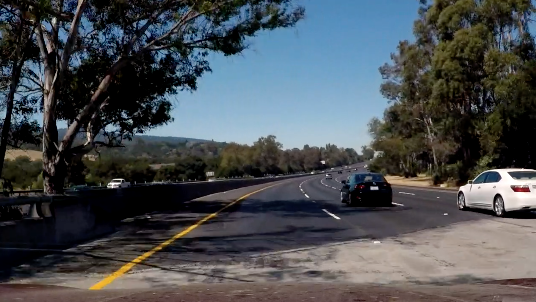
#> input picture test_images/test_im7.png, 536 x 302 px
$ python threshold_combining.py   (older library calls are emulated)
#> lines starting #> are read from the running program, lines starting #| are printed output that depends on the picture; after the words box and inside, x2 and y2 are one past the last pixel; in counts of white or black regions, pixels touching at a corner belong together
from cv2 import cv2
import numpy as np
import matplotlib.pyplot as plt
import matplotlib.image as mpimg
import pickle


def abs_sobel_thresh(img, orient='x', sobel_kernel=3, thresh=(0,255)):
    gray = cv2.cvtColor(img, cv2.COLOR_RGB2GRAY)
    if orient == 'x':
        abs_sobel = np.absolute(cv2.Sobel(gray, cv2.CV_64F, 1, 0))
    if orient == 'y':
        abs_sobel = np.absolute(cv2.Sobel(gray, cv2.CV_64F, 0, 1))
    scaled_sobel = np.uint8(255*abs_sobel/np.max(abs_sobel))
    grad_binary = np.zeros_like(scaled_sobel)
    grad_binary[(scaled_sobel >= thresh[0]) & (scaled_sobel <= thresh[1])] = 1
    return grad_binary

def mag_thresh(img, sobel_kernel=3, mag_thresh=(0,255)):
    print(img.shape)
    gray = cv2.cvtColor(img, cv2.COLOR_RGB2GRAY)
    sobelx = cv2.Sobel(gray, cv2.CV_64F, 1, 0, ksize=sobel_kernel)
    sobely = cv2.Sobel(gray, cv2.CV_64F, 0, 1, ksize=sobel_kernel)
    grad_mag = np.sqrt(sobelx**2 + sobely**2)
    scale_factor = np.max(grad_mag)/255
    grad_mag = (grad_mag/scale_factor).astype(np.uint8)
    mag_binary = np.zeros_like(grad_mag)
    mag_binary[(grad_mag >= mag_thresh[0]) & (grad_mag <= mag_thresh[1])] = 1
    return mag_binary

def dir_threshold(img, sobel_kernel=3, thresh=(0,255)):
    gray = cv2.cvtColor(img, cv2.COLOR_RGB2GRAY)
    sobelx = cv2.Sobel(gray, cv2.CV_64F, 1, 0, ksize=sobel_kernel)
    sobely = cv2.Sobel(gray, cv2.CV_64F, 0, 1, ksize=sobel_kernel)
    abs_grad_dir = np.arctan2(np.absolute(sobely), np.absolute(sobelx))
    dir_binary = np.zeros_like(abs_grad_dir)
    dir_binary[(abs_grad_dir >= thresh[0]) & (abs_grad_dir <= thresh[1])] = 1

    return dir_binary

def hls_thresh(img, thresh=(0,255)):
    hls = cv2.cvtColor(img, cv2.COLOR_RGB2HLS)
    s_channel = hls[:,:,2]
    hls_binary = np.zeros_like(s_channel)
    hls_binary[(s_channel>thresh[0]) & (s_channel <= thresh[1])] = 1
    return hls_binary


def combine_thresh(image, ksize):
    gradx = abs_sobel_thresh(image, orient='x', sobel_kernel=ksize, thresh=(45, 255)) # 50  #20
    grady = abs_sobel_thresh(image, orient='y', sobel_kernel=ksize, thresh=(45, 255)) #50  #20
    mag_binary = mag_thresh(image, sobel_kernel=ksize, mag_thresh=(50, 255))
    dir_binary = dir_threshold(image, sobel_kernel=ksize*5, thresh=(0.6, 1.2))
    hls_binary = hls_thresh(image, thresh=(200, 255))
    combine_out = np.zeros_like(dir_binary)


    combine_out[((mag_binary ==1) & (dir_binary ==1) & (grady==1) & (gradx == 1) ) | (hls_binary == 1)]=1


    return combine_out, gradx, grady, mag_binary, dir_binary, hls_binary

if __name__ == '__main__':
    img = mpimg.imread('test_images/test_im7.png')
#> img is the input picture: shape (302, 536, 4) float32; mean R, G, B, A 0.289, 0.307, 0.323, 1
    #img = mpimg.imread('test_images/test1.jpg')
    with open('camera_cali_parameters.pickle', 'rb') as f:
#> (reads camera_cali_parameters.pickle from the repository)
        para = pickle.load(f)
    mtx = para['mtx']
    dist = para['dist']
    print(mtx)
    print(dist)

    img = cv2.undistort(img, mtx, dist, None, None)
    combine_out, gradx, grady, mag_binary, dir_binary, hls_binary = combine_thresh(img,3)
#> in combine_thresh, `gradx = abs_sobel_thresh(image, orient='x', sobel_kernel=ksize, thresh..`:
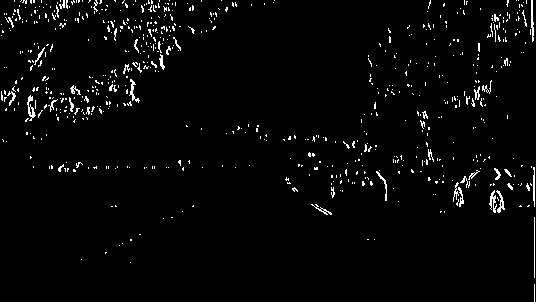
#> gradx: shape (302, 536); values 0 (black) and 1 (white), 2.7% white in thin lines or dots
#> in combine_thresh, `grady = abs_sobel_thresh(image, orient='y', sobel_kernel=ksize, thresh..`: grady: shape (302, 536); values 0 (black) and 1 (white), 6.8% white in thin lines or dots
#| (302, 536, 4)
#> in mag_thresh, `sobelx = cv2.Sobel(gray, cv2.CV_64F, 1, 0, ksize=sobel_kernel)`:
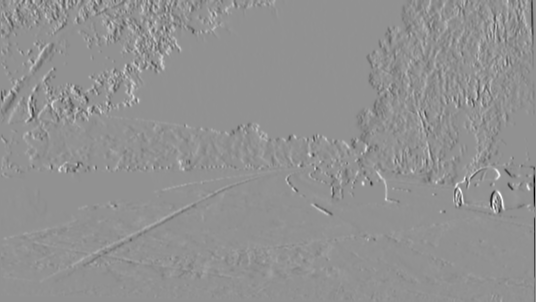
#> sobelx: shape (302, 536) float64; min -3.88, max 2.91, mean -0.000213; drawn with min black and max white
#> in mag_thresh, `grad_mag = np.sqrt(sobelx**2 + sobely**2)`:
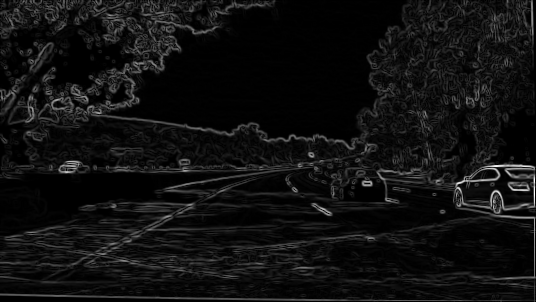
#> grad_mag: shape (302, 536) float64; min 0, max 3.88, mean 0.255; drawn with min black and max white
#> in mag_thresh, `scale_factor = np.max(grad_mag)/255`: scale_factor = 0.0152
#> in combine_thresh, `mag_binary = mag_thresh(image, sobel_kernel=ksize, mag_thresh=(50, 255))`: mag_binary: shape (302, 536); values 0 (black) and 1 (white), 7.8% white in thin lines or dots
#> in dir_threshold, `sobely = cv2.Sobel(gray, cv2.CV_64F, 0, 1, ksize=sobel_kernel)`:
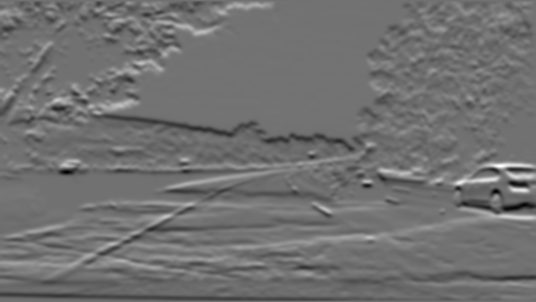
#> sobely: shape (302, 536) float64; min -20894965.9, max 25985452.1, mean -73386.1; drawn with min black and max white
#> in dir_threshold, `abs_grad_dir = np.arctan2(np.absolute(sobely), np.absolute(sobelx))`:
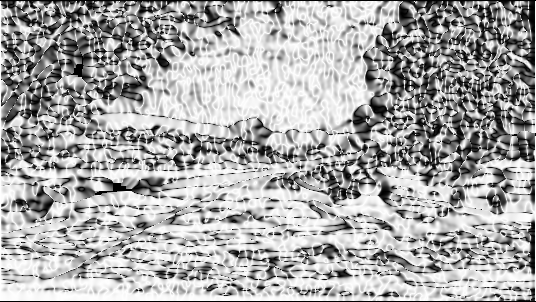
#> abs_grad_dir: shape (302, 536) float64; min 0, max 1.57, mean 1.05; drawn with min black and max white
#> in combine_thresh, `dir_binary = dir_threshold(image, sobel_kernel=ksize*5, thresh=(0.6, 1..`: dir_binary: shape (302, 536) float64; values 0 (black) and 1 (white), 27.9% white in thin lines or dots
#> in hls_thresh, `hls = cv2.cvtColor(img, cv2.COLOR_RGB2HLS)`: hls: shape (302, 536, 3) float32; mean of channels 0, 1, 2 132, 0.3, 0.3
#> in hls_thresh, `s_channel = hls[:,:,2]`:
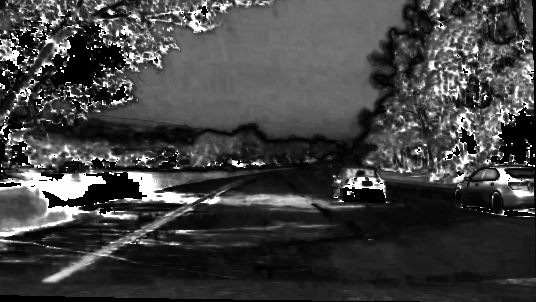
#> s_channel: shape (302, 536) float32; min 0, max 1, mean 0.259; drawn with min black and max white
#> in combine_thresh, `hls_binary = hls_thresh(image, thresh=(200, 255))`: hls_binary: shape (302, 536) float32; every value is 0
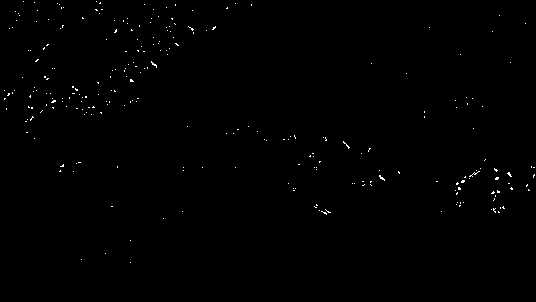
#> combine_out: shape (302, 536) float64; values 0 (black) and 1 (white), 0.39% white in thin lines or dots, all inside (x1, y1, x2, y2) = (4, 1, 535, 263)

    outout = [combine_out, gradx, grady, mag_binary, dir_binary, hls_binary]
    for i in range(6):
        print(i)
        plt.subplot(2, 3, i+1)
        plt.imshow(outout[i], cmap='gray')
    plt.savefig('example_images/thresh_im.jpg')
